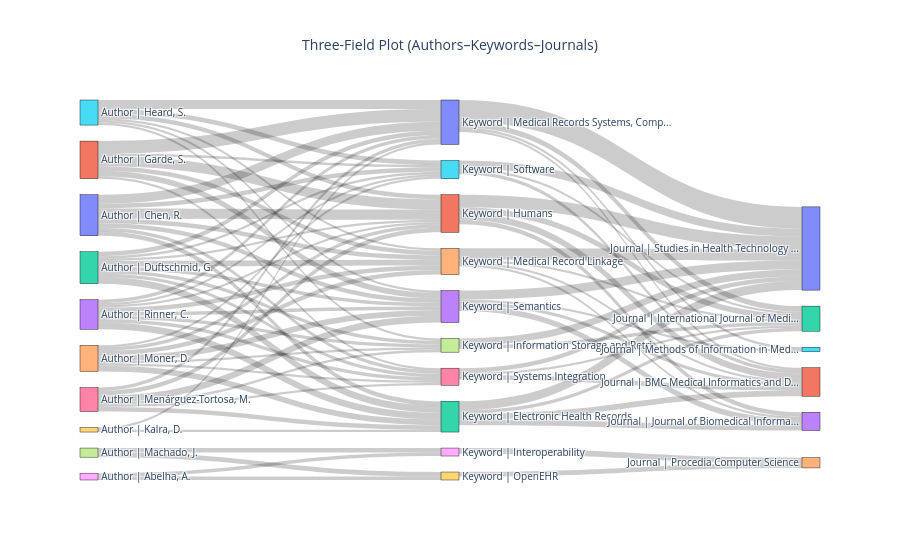

This figure's notebook cell:
### Markdown cell above
### Three-Field Plot (Authors–Keywords–Journals)
A three-field plot was constructed to visualize the relationships between prolific authors, high-frequency keywords, and leading journals. Links represent co-occurrence at the document level, thereby illustrating how key contributors, research topics, and publication venues are interconnected across the corpus.

### Code cell
import ast
import pandas as pd
import plotly.graph_objects as go
from src.config import OUTPUT_DIR
from src.lib_dataset import DATASET
from src.lib_visualization import dataframe_to_csv

# ---------------------- Settings -------------------------
TOP_N_AUTHORS = 10
TOP_N_KEYWORDS = 10
TOP_N_JOURNALS = 7
MIN_EDGE_WEIGHT = 2
MAX_LABEL_LENGTH = 32

df = DATASET()

# Helper functions 
def safe_eval(value):
    if isinstance(value, list):
        return value
    if not isinstance(value, str):
        return [] if pd.isna(value) else [value]
    try:
        parsed = ast.literal_eval(value)
        return parsed if isinstance(parsed, list) else [parsed]
    except (ValueError, SyntaxError):
        return [] if pd.isna(value) else [value]

def clean_text_list(values):
    cleaned = []
    for value in values:
        if pd.isna(value):
            continue
        text = str(value).strip()
        if text == "":
            continue
        cleaned.append(text)
    return cleaned

def truncate_label(text, max_len=32):
    text = str(text).strip()
    return text if len(text) <= max_len else text[:max_len - 3] + "..."

def deduplicate_preserve_order(values):
    seen = set()
    result = []
    for value in values:
        if value not in seen:
            seen.add(value)
            result.append(value)
    return result

# ---------------------- Main use -------------------------
# Normalize fields
df["authors"] = df["authors"].apply(safe_eval) if "authors" in df.columns else [[] for _ in range(len(df))]
df["keywords"] = df["keywords"].apply(safe_eval) if "keywords" in df.columns else [[] for _ in range(len(df))]
df["journal_title"] = (
    df["journal_title"].fillna("").astype(str).str.strip()
    if "journal_title" in df.columns
    else ""
)

# Clean list fields
df["authors"] = df["authors"].apply(clean_text_list)
df["keywords"] = df["keywords"].apply(clean_text_list)

# Keep only valid rows
df = df[
    (df["authors"].apply(len) > 0) &
    (df["keywords"].apply(len) > 0) &
    (df["journal_title"] != "")
].copy()

if df.empty:
    raise ValueError("No valid records found with authors, keywords, and journal_title.")

# Global frequency summaries 
author_freq = (
    df.explode("authors")["authors"]
    .value_counts()
    .reset_index()
)
author_freq.columns = ["Author", "Documents"]

keyword_freq = (
    df.explode("keywords")["keywords"]
    .value_counts()
    .reset_index()
)
keyword_freq.columns = ["Keyword", "Documents"]

journal_freq = (
    df["journal_title"]
    .value_counts()
    .reset_index()
)
journal_freq.columns = ["Journal", "Documents"]

dataframe_to_csv(author_freq, "three_field_author_frequency.csv")
dataframe_to_csv(keyword_freq, "three_field_keyword_frequency.csv")
dataframe_to_csv(journal_freq, "three_field_journal_frequency.csv")

# Keep top entities 
top_authors = author_freq.head(TOP_N_AUTHORS)["Author"].tolist()
top_keywords = keyword_freq.head(TOP_N_KEYWORDS)["Keyword"].tolist()
top_journals = journal_freq.head(TOP_N_JOURNALS)["Journal"].tolist()

df["authors_filtered"] = df["authors"].apply(
    lambda values: [v for v in values if v in top_authors]
)
df["keywords_filtered"] = df["keywords"].apply(
    lambda values: [v for v in values if v in top_keywords]
)
df["journal_filtered"] = df["journal_title"].apply(
    lambda value: value if value in top_journals else None
)

df_plot = df[
    (df["authors_filtered"].apply(len) > 0) &
    (df["keywords_filtered"].apply(len) > 0) &
    (df["journal_filtered"].notna())
].copy()

if df_plot.empty:
    raise ValueError("No records remain after filtering to top authors, keywords, and journals.")

# Remove duplicates within each record
df_plot["authors_filtered"] = df_plot["authors_filtered"].apply(deduplicate_preserve_order)
df_plot["keywords_filtered"] = df_plot["keywords_filtered"].apply(deduplicate_preserve_order)

# Build Author -> Keyword edges
ak_rows = []
for _, row in df_plot.iterrows():
    for author in row["authors_filtered"]:
        for keyword in row["keywords_filtered"]:
            ak_rows.append((author, keyword))

author_keyword_df = (
    pd.DataFrame(ak_rows, columns=["Author", "Keyword"])
    .groupby(["Author", "Keyword"], as_index=False)
    .size()
    .rename(columns={"size": "Weight"})
)

author_keyword_df = author_keyword_df[author_keyword_df["Weight"] >= MIN_EDGE_WEIGHT].copy()

# Build Keyword -> Journal edges
kj_rows = []
for _, row in df_plot.iterrows():
    journal = row["journal_filtered"]
    for keyword in row["keywords_filtered"]:
        kj_rows.append((keyword, journal))

keyword_journal_df = (
    pd.DataFrame(kj_rows, columns=["Keyword", "Journal"])
    .groupby(["Keyword", "Journal"], as_index=False)
    .size()
    .rename(columns={"size": "Weight"})
)

keyword_journal_df = keyword_journal_df[keyword_journal_df["Weight"] >= MIN_EDGE_WEIGHT].copy()

if author_keyword_df.empty or keyword_journal_df.empty:
    raise ValueError(
        "No sufficient edge weights were found for the Three-Field Plot. "
        "Try lowering MIN_EDGE_WEIGHT."
    )

# Keep only connected keywords
connected_keywords = sorted(
    set(author_keyword_df["Keyword"]).intersection(set(keyword_journal_df["Keyword"]))
)

author_keyword_df = author_keyword_df[
    author_keyword_df["Keyword"].isin(connected_keywords)
].copy()

keyword_journal_df = keyword_journal_df[
    keyword_journal_df["Keyword"].isin(connected_keywords)
].copy()

if author_keyword_df.empty or keyword_journal_df.empty:
    raise ValueError("No connected author-keyword-journal structure could be constructed.")

# Re-rank nodes by connected weight
author_rank = (
    author_keyword_df.groupby("Author", as_index=False)["Weight"]
    .sum()
    .sort_values("Weight", ascending=False)
    .reset_index(drop=True)
)

keyword_rank_left = (
    author_keyword_df.groupby("Keyword", as_index=False)["Weight"]
    .sum()
    .rename(columns={"Weight": "AK_Weight"})
)

keyword_rank_right = (
    keyword_journal_df.groupby("Keyword", as_index=False)["Weight"]
    .sum()
    .rename(columns={"Weight": "KJ_Weight"})
)

keyword_rank = (
    keyword_rank_left.merge(keyword_rank_right, on="Keyword", how="outer")
    .fillna(0)
)
keyword_rank["Total_Weight"] = keyword_rank["AK_Weight"] + keyword_rank["KJ_Weight"]
keyword_rank = keyword_rank.sort_values("Total_Weight", ascending=False).reset_index(drop=True)

journal_rank = (
    keyword_journal_df.groupby("Journal", as_index=False)["Weight"]
    .sum()
    .sort_values("Weight", ascending=False)
    .reset_index(drop=True)
)

dataframe_to_csv(author_rank, "three_field_author_rank_connected.csv")
dataframe_to_csv(keyword_rank, "three_field_keyword_rank_connected.csv")
dataframe_to_csv(journal_rank, "three_field_journal_rank_connected.csv")

connected_authors = author_rank["Author"].tolist()
connected_keywords = keyword_rank["Keyword"].tolist()
connected_journals = journal_rank["Journal"].tolist()

# Create ordered node labels
author_nodes = [f"Author | {truncate_label(x, MAX_LABEL_LENGTH)}" for x in connected_authors]
keyword_nodes = [f"Keyword | {truncate_label(x, MAX_LABEL_LENGTH)}" for x in connected_keywords]
journal_nodes = [f"Journal | {truncate_label(x, MAX_LABEL_LENGTH)}" for x in connected_journals]

all_nodes = author_nodes + keyword_nodes + journal_nodes
node_map = {label: idx for idx, label in enumerate(all_nodes)}

author_label_map = {
    author: f"Author | {truncate_label(author, MAX_LABEL_LENGTH)}"
    for author in connected_authors
}
keyword_label_map = {
    keyword: f"Keyword | {truncate_label(keyword, MAX_LABEL_LENGTH)}"
    for keyword in connected_keywords
}
journal_label_map = {
    journal: f"Journal | {truncate_label(journal, MAX_LABEL_LENGTH)}"
    for journal in connected_journals
}

# Build Sankey links
sources = []
targets = []
values = []

# Author -> Keyword
for _, row in author_keyword_df.iterrows():
    source_label = author_label_map[row["Author"]]
    target_label = keyword_label_map[row["Keyword"]]
    sources.append(node_map[source_label])
    targets.append(node_map[target_label])
    values.append(int(row["Weight"]))

# Keyword -> Journal
for _, row in keyword_journal_df.iterrows():
    source_label = keyword_label_map[row["Keyword"]]
    target_label = journal_label_map[row["Journal"]]
    sources.append(node_map[source_label])
    targets.append(node_map[target_label])
    values.append(int(row["Weight"]))

# Plot
fig = go.Figure(
    data=[
        go.Sankey(
            arrangement="snap",
            node=dict(
                pad=16,
                thickness=18,
                line=dict(color="black", width=0.4),
                label=all_nodes,
            ),
            link=dict(
                source=sources,
                target=targets,
                value=values,
            ),
        )
    ]
)

fig.update_layout(
    title={
        "text": "Three-Field Plot (Authors–Keywords–Journals)",
        "x": 0.5,
    },
    font=dict(size=10),
)

# Save outputs
dataframe_to_csv(author_keyword_df, "three_field_author_keyword_edges.csv")
dataframe_to_csv(keyword_journal_df, "three_field_keyword_journal_edges.csv")

html_path = OUTPUT_DIR / "three_field_plot_authors_keywords_journals.html"
fig.write_html(str(html_path))
print("Saved HTML: three_field_plot_authors_keywords_journals.html")

try:
    fig.write_image(
        str(OUTPUT_DIR / "three_field_plot_authors_keywords_journals.png"),
        format="png",
        scale=2,
    )
    print("Saved PNG: three_field_plot_authors_keywords_journals.png")
except Exception as e:
    print(f"Could not save PNG (Plotly static export error): {e}")

fig.show()

### Figure 1 — Plotly figure (JSON) as saved in the notebook; plotly's stock layout.template omitted (floating-point values rounded to 4 significant figures)
{"data": [{"arrangement": "snap", "link": {"source": [8, 8, 0, 0, 0, 0, 0, 0, 0, 2, 2, 2, 2, 2, 2, 2, 2, 1, 1, 1, 1, 1, 1, 5, 5, 5, 5, 5, 5, 9, 9, 7, 7, 6, 6, 6, 6, 6, 6, 4, 4, 4, 4, 4, 4, 4, 3, 3, 3, 3, 3, 3, 3, 3, 12, 12, 12, 12, 11, 11, 11, 11, 17, 17, 18, 14, 14, 14, 14, 10, 10, 10, 10, 19, 13, 13, 13, 13, 15, 15, 15, 16, 16, 16], "target": [18, 19, 12, 11, 14, 10, 13, 15, 16, 12, 11, 17, 14, 10, 13, 15, 16, 11, 14, 10, 13, 15, 16, 11, 17, 14, 10, 13, 15, 12, 10, 18, 19, 12, 11, 17, 10, 13, 16, 12, 11, 17, 14, 13, 15, 16, 12, 11, 17, 14, 10, 13, 15, 16, 21, 22, 23, 20, 21, 22, 23, 20, 22, 20, 24, 21, 22, 23, 20, 21, 22, 25, 20, 24, 21, 23, 25, 20, 21, 22, 20, 21, 22, 20], "value": [3, 3, 4, 9, 4, 8, 4, 4, 3, 6, 2, 3, 5, 4, 3, 2, 3, 9, 4, 11, 5, 2, 2, 4, 2, 2, 8, 2, 4, 2, 2, 4, 4, 4, 4, 2, 3, 6, 2, 5, 3, 2, 4, 5, 2, 2, 6, 2, 3, 4, 3, 3, 2, 3, 5, 3, 5, 8, 6, 5, 4, 11, 3, 6, 5, 2, 2, 2, 10, 2, 5, 2, 19, 4, 3, 5, 2, 8, 3, 2, 7, 4, 2, 4]}, "node": {"label": ["Author | Chen, R.", "Author | Garde, S.", "Author | Duftschmid, G.", "Author | Rinner, C.", "Author | Moner, D.", "Author | Heard, S.", "Author | Menárguez-Tortosa, M.", "Author | Machado, J.", "Author | Abelha, A.", "Author | Kalra, D.", "Keyword | Medical Records Systems, Comp...", "Keyword | Humans", "Keyword | Electronic Health Records", "Keyword | Semantics", "Keyword | Medical Record Linkage", "Keyword | Software", "Keyword | Systems Integration", "Keyword | Information Storage and Retri...", "Keyword | Interoperability", "Keyword | OpenEHR", "Journal | Studies in Health Technology ...", "Journal | BMC Medical Informatics and D...", "Journal | International Journal of Medi...", "Journal | Journal of Biomedical Informa...", "Journal | Procedia Computer Science", "Journal | Methods of Information in Med..."], "line": {"color": "black", "width": 0.4}, "pad": 16, "thickness": 18}, "type": "sankey"}], "layout": {"font": {"size": 10}, "title": {"text": "Three-Field Plot (Authors–Keywords–Journals)", "x": 0.5}}}
